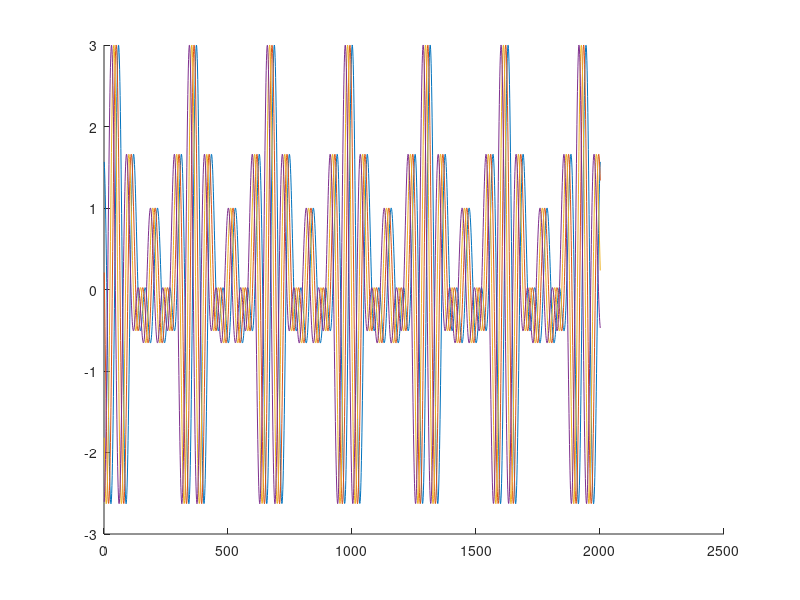

Here is the MATLAB script that generated this plot:
t = -100:0.1:100;

w = [0.8 1 1.2];

dphi = [0:0.3:1] * pi;

figure; 
hold on;
for _dphi = dphi
    E = zeros(size(t));
    for i = 1:length(w)
        E = E + cos(w(i)*t + _dphi * w(i) );
    end;
    plot(E)
end
